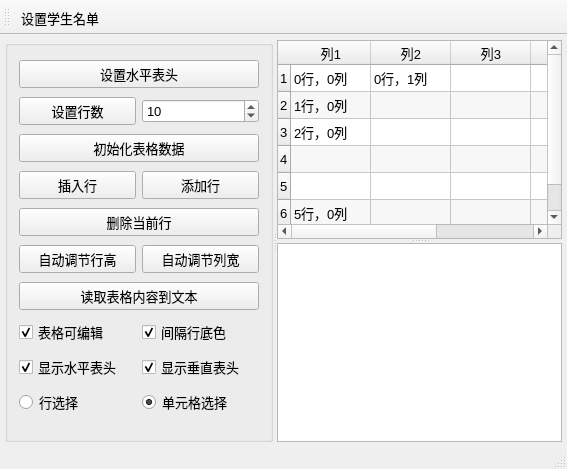
<?xml version="1.0" encoding="UTF-8"?>
<ui version="4.0">
 <class>MainWindow</class>
 <widget class="QMainWindow" name="MainWindow">
  <property name="geometry">
   <rect>
    <x>0</x>
    <y>0</y>
    <width>567</width>
    <height>469</height>
   </rect>
  </property>
  <property name="font">
   <font>
    <pointsize>10</pointsize>
   </font>
  </property>
  <property name="windowTitle">
   <string>QTableWidget的使用</string>
  </property>
  <widget class="QWidget" name="centralWidget">
   <layout class="QVBoxLayout" name="verticalLayout">
    <property name="leftMargin">
     <number>5</number>
    </property>
    <property name="topMargin">
     <number>5</number>
    </property>
    <property name="rightMargin">
     <number>5</number>
    </property>
    <property name="bottomMargin">
     <number>5</number>
    </property>
    <item>
     <widget class="QSplitter" name="splitterMain">
      <property name="orientation">
       <enum>Qt::Orientation::Horizontal</enum>
      </property>
      <widget class="QGroupBox" name="groupBox">
       <property name="maximumSize">
        <size>
         <width>300</width>
         <height>16777215</height>
        </size>
       </property>
       <property name="title">
        <string/>
       </property>
       <layout class="QGridLayout" name="gridLayout">
        <item row="4" column="0" colspan="2">
         <widget class="QPushButton" name="btnDelCurRow">
          <property name="text">
           <string>删除当前行</string>
          </property>
         </widget>
        </item>
        <item row="9" column="1">
         <widget class="QRadioButton" name="rBtnSelectItem">
          <property name="text">
           <string>单元格选择</string>
          </property>
          <property name="checked">
           <bool>true</bool>
          </property>
         </widget>
        </item>
        <item row="5" column="0">
         <widget class="QPushButton" name="btnAutoHeght">
          <property name="text">
           <string>自动调节行高</string>
          </property>
         </widget>
        </item>
        <item row="0" column="0" colspan="2">
         <widget class="QPushButton" name="btnSetHeader">
          <property name="minimumSize">
           <size>
            <width>0</width>
            <height>25</height>
           </size>
          </property>
          <property name="text">
           <string>设置水平表头</string>
          </property>
         </widget>
        </item>
        <item row="7" column="0">
         <widget class="QCheckBox" name="chkBoxTabEditable">
          <property name="text">
           <string>表格可编辑</string>
          </property>
          <property name="checked">
           <bool>true</bool>
          </property>
         </widget>
        </item>
        <item row="1" column="1">
         <widget class="QSpinBox" name="spinRowCount">
          <property name="minimum">
           <number>2</number>
          </property>
          <property name="value">
           <number>10</number>
          </property>
         </widget>
        </item>
        <item row="3" column="0">
         <widget class="QPushButton" name="btnInsertRow">
          <property name="text">
           <string>插入行</string>
          </property>
         </widget>
        </item>
        <item row="8" column="0">
         <widget class="QCheckBox" name="chkBoxHeaderH">
          <property name="text">
           <string>显示水平表头</string>
          </property>
          <property name="checked">
           <bool>true</bool>
          </property>
         </widget>
        </item>
        <item row="6" column="0" colspan="2">
         <widget class="QPushButton" name="btnReadToEdit">
          <property name="minimumSize">
           <size>
            <width>0</width>
            <height>25</height>
           </size>
          </property>
          <property name="text">
           <string>读取表格内容到文本</string>
          </property>
         </widget>
        </item>
        <item row="7" column="1">
         <widget class="QCheckBox" name="chkBoxRowColor">
          <property name="text">
           <string>间隔行底色</string>
          </property>
          <property name="checked">
           <bool>true</bool>
          </property>
         </widget>
        </item>
        <item row="3" column="1">
         <widget class="QPushButton" name="btnAppendRow">
          <property name="text">
           <string>添加行</string>
          </property>
         </widget>
        </item>
        <item row="9" column="0">
         <widget class="QRadioButton" name="rBtnSelectRow">
          <property name="text">
           <string>行选择</string>
          </property>
          <property name="checked">
           <bool>false</bool>
          </property>
         </widget>
        </item>
        <item row="1" column="0">
         <widget class="QPushButton" name="btnSetRows">
          <property name="minimumSize">
           <size>
            <width>0</width>
            <height>25</height>
           </size>
          </property>
          <property name="text">
           <string>设置行数</string>
          </property>
         </widget>
        </item>
        <item row="5" column="1">
         <widget class="QPushButton" name="btnAutoWidth">
          <property name="text">
           <string>自动调节列宽</string>
          </property>
         </widget>
        </item>
        <item row="8" column="1">
         <widget class="QCheckBox" name="chkBoxHeaderV">
          <property name="text">
           <string>显示垂直表头</string>
          </property>
          <property name="checked">
           <bool>true</bool>
          </property>
         </widget>
        </item>
        <item row="2" column="0" colspan="2">
         <widget class="QPushButton" name="btnIniData">
          <property name="minimumSize">
           <size>
            <width>0</width>
            <height>25</height>
           </size>
          </property>
          <property name="text">
           <string>初始化表格数据</string>
          </property>
         </widget>
        </item>
       </layout>
      </widget>
      <widget class="QSplitter" name="splitter">
       <property name="frameShadow">
        <enum>QFrame::Shadow::Plain</enum>
       </property>
       <property name="lineWidth">
        <number>2</number>
       </property>
       <property name="orientation">
        <enum>Qt::Orientation::Vertical</enum>
       </property>
       <widget class="QTableWidget" name="tableInfo">
        <property name="alternatingRowColors">
         <bool>true</bool>
        </property>
        <property name="showGrid">
         <bool>true</bool>
        </property>
        <property name="gridStyle">
         <enum>Qt::PenStyle::SolidLine</enum>
        </property>
        <property name="rowCount">
         <number>6</number>
        </property>
        <property name="columnCount">
         <number>5</number>
        </property>
        <attribute name="horizontalHeaderVisible">
         <bool>true</bool>
        </attribute>
        <attribute name="horizontalHeaderDefaultSectionSize">
         <number>80</number>
        </attribute>
        <attribute name="verticalHeaderVisible">
         <bool>true</bool>
        </attribute>
        <attribute name="verticalHeaderDefaultSectionSize">
         <number>27</number>
        </attribute>
        <row/>
        <row/>
        <row/>
        <row/>
        <row/>
        <row/>
        <column>
         <property name="text">
          <string>列1</string>
         </property>
        </column>
        <column>
         <property name="text">
          <string>列2</string>
         </property>
        </column>
        <column>
         <property name="text">
          <string>列3</string>
         </property>
        </column>
        <column/>
        <column/>
        <item row="0" column="0">
         <property name="text">
          <string>0行，0列</string>
         </property>
        </item>
        <item row="0" column="1">
         <property name="text">
          <string>0行，1列</string>
         </property>
        </item>
        <item row="0" column="4">
         <property name="text">
          <string>0行，4列</string>
         </property>
        </item>
        <item row="1" column="0">
         <property name="text">
          <string>1行，0列</string>
         </property>
        </item>
        <item row="2" column="0">
         <property name="text">
          <string>2行，0列</string>
         </property>
        </item>
        <item row="5" column="0">
         <property name="text">
          <string>5行，0列</string>
         </property>
        </item>
        <item row="5" column="4">
         <property name="text">
          <string>5行，4列</string>
         </property>
        </item>
       </widget>
       <widget class="QPlainTextEdit" name="textEdit"/>
      </widget>
     </widget>
    </item>
   </layout>
  </widget>
  <widget class="QToolBar" name="mainToolBar">
   <property name="toolButtonStyle">
    <enum>Qt::ToolButtonStyle::ToolButtonTextUnderIcon</enum>
   </property>
   <attribute name="toolBarArea">
    <enum>TopToolBarArea</enum>
   </attribute>
   <attribute name="toolBarBreak">
    <bool>false</bool>
   </attribute>
   <addaction name="actSetStuList"/>
  </widget>
  <widget class="QStatusBar" name="statusBar"/>
  <action name="actSetStuList">
   <property name="icon">
    <iconset resource="res.qrc">
     <normaloff>:/images/icons/boy.ico</normaloff>:/images/icons/boy.ico</iconset>
   </property>
   <property name="text">
    <string>设置学生名单</string>
   </property>
   <property name="toolTip">
    <string>点击后表格显示本人前后5行学生名单</string>
   </property>
  </action>
 </widget>
 <layoutdefault spacing="6" margin="11"/>
 <resources>
  <include location="res.qrc"/>
 </resources>
 <connections/>
</ui>
